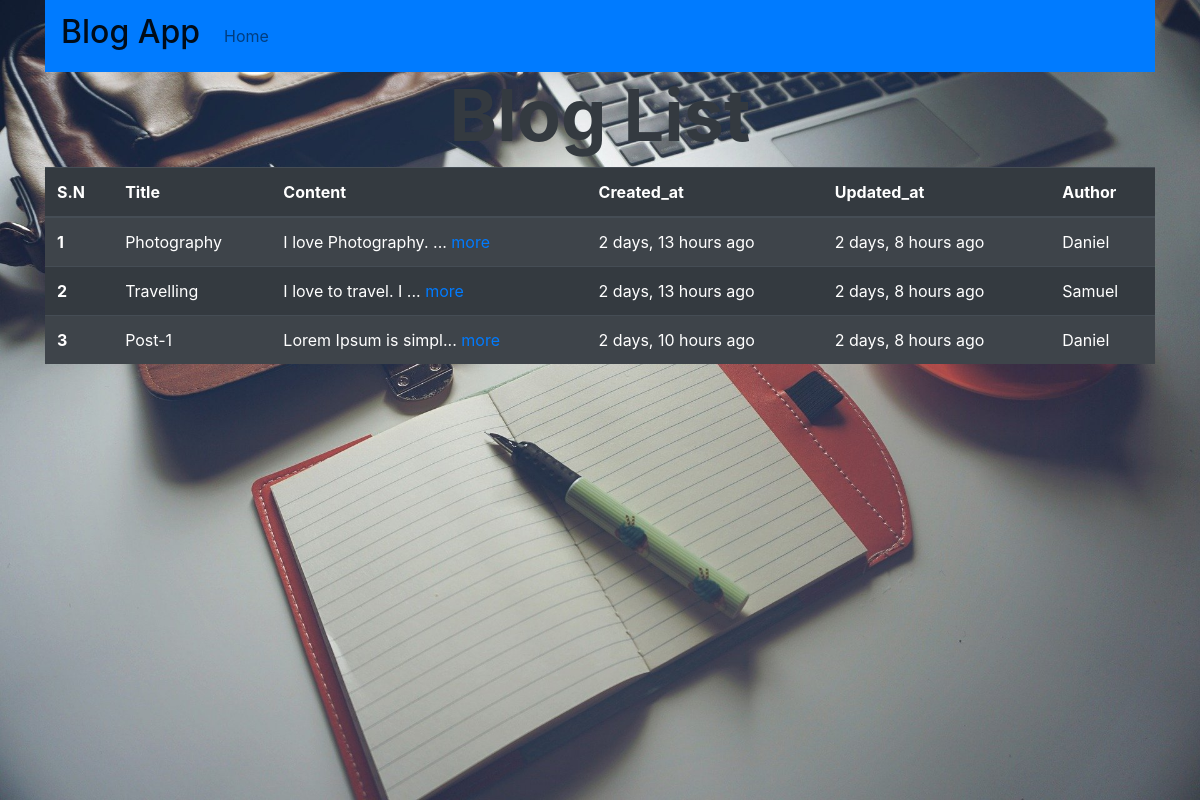
The app's page /blogs, older data.
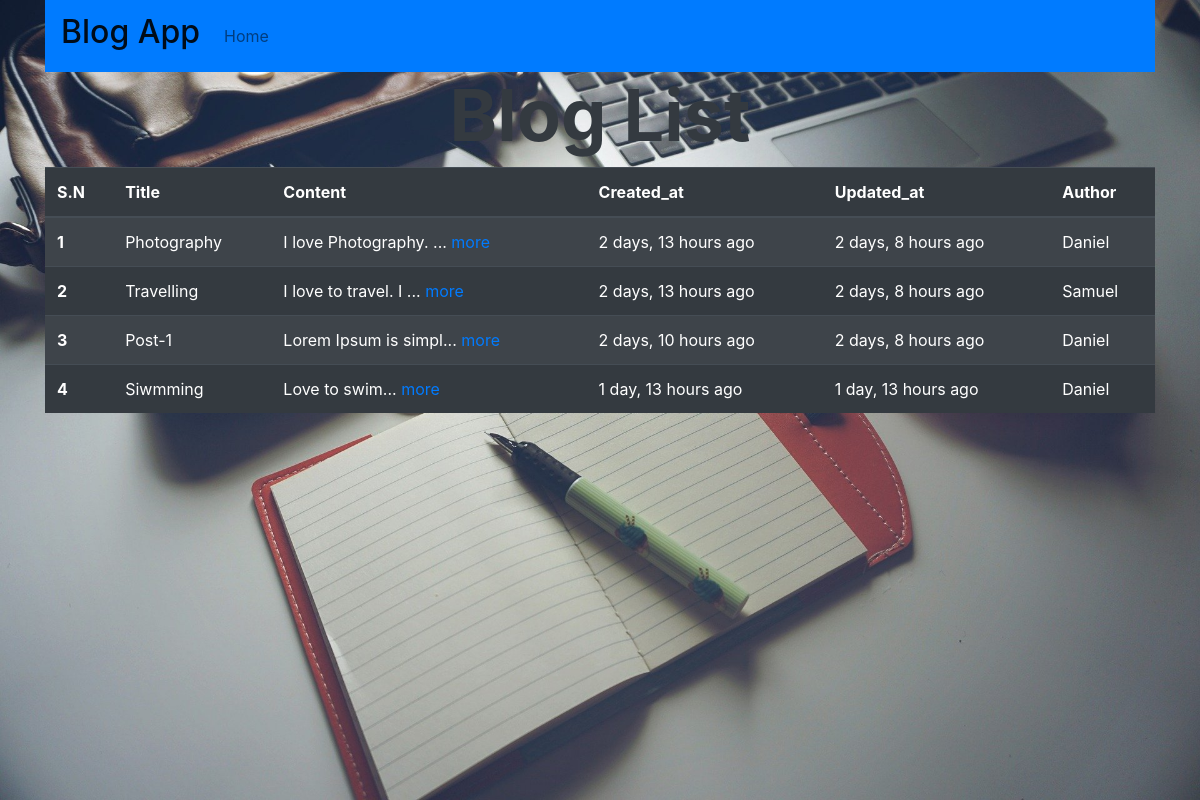
The same page, newer data.
### posts/models.py (models this page shows, shortened)
class Posts(models.Model):
    title               = models.SlugField(max_length=250)
    content             = models.TextField()
    created_at          = models.DateTimeField(auto_now_add=True)
    updated_at          = models.DateTimeField(auto_now=True)
    author              = models.ForeignKey(User, on_delete=models.CASCADE)
    class Meta:
        verbose_name_plural='Post'

class User(models.Model):
    first_name          = models.CharField(max_length=100)
    last_name           = models.CharField(max_length=100)
    email               = models.EmailField()
    username            = models.CharField(max_length=100)
    def __str__(self):
        return self.first_name

### posts/views.py (the view)
# urls.py: path('blogs', views.blog_list, name='blog_list'),
def blog_list(request):
    posts       = Posts.objects.all()
    context     = {
        'posts': posts,
        'title': 'List'
    }
    return render(request, 'posts/blog_list.html', context)

### posts/templates/posts/blog_list.html
{% extends 'posts/base.html' %} {% block body %}
{% load humanize %}
<div class="text-center text-dark">
<h1 class="display-3 font-weight-bold">Blog List</h1>
</div>
{% if posts %}
<table class="table table-striped table-dark">
  <thead class="thead-dark">
    <tr>
      <th scope="col">S.N</th>
      <th scope="col">Title</th>
      <th scope="col">Content</th>
      <th scope="col">Created_at</th>
      <th scope="col">Updated_at</th>
      <th scope="col">Author</th>
    </tr>
  </thead>
  <tbody>
    {% for post in posts %}
    <tr>
      <th scope="row">{{ forloop.counter }}</th>
      <td>{{ post.title }}</td>
      <td>{{ post.content | slice:':20' }}... <a href="{% url 'posts:detail' post.id %}">more</a></td>
      <td>{{ post.created_at|naturaltime }}</td>
      <td>{{ post.updated_at|naturaltime }}</td>
      <td>{{ post.author }}</td>
    </tr>
    {% endfor %}
  </tbody>
</table>
 {% else %}
<div class="alert alert-info" role="alert">
  There is no post yet.
</div>
<a class="btn btn-primary" href="admin/" role="button">Add Post</a>
{% endif %} {% endblock body %}

### posts/templates/posts/base.html (shortened to what this page needs)
{% load static %}
<!DOCTYPE html>
<html lang="en">
  <head>
    <link rel="stylesheet" href="{% static 'css/main.css' %}">
    <link
      rel="stylesheet"
      href="https://stackpath.bootstrapcdn.com/bootstrap/4.3.1/css/bootstrap.min.css"
    />
  </head>
  <body>
 <div class="bg">
    <div class="container h-100">
      <nav class="navbar navbar-expand-lg navbar-light bg-primary">
        <div class="collapse navbar-collapse" id="navbarTogglerDemo01">
          <a class="navbar-brand" href="{% url 'posts:home' %}"><h2>Blog App</h2></a>
          <ul class="navbar-nav mr-auto mt-2 mt-lg-0">
            <li class="nav-item">
              <a class="nav-link" href="{% url 'posts:home' %}">Home</a>
            </li>
          </ul>
        </div>
      </nav>
    {% block body %}
    {% endblock body %}
    </div>
 </div>
  </body>
</html>

### posts/static/css/main.css (style rules this page uses)
body, html { height: 100%; }
.bg { background-image: url('../image/bg.jpg'); height: 100%; background-position: center; background-repeat: no-repeat; background-size: cover; }

Row changes from the older to the newer data that the page shows:
added Posts: title "Siwmming", content "Love to swim", created_at "1 day, 13 hours ago", updated_at "1 day, 13 hours ago", author "Daniel"
